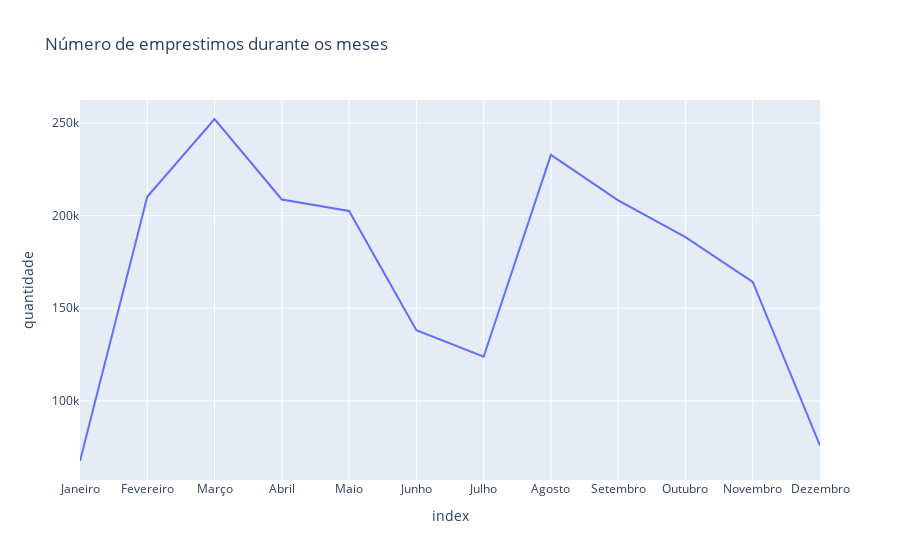

Notebook cell for this chart:
### Code cell
fig = px.line(emprestimos_mensais, x=emprestimos_mensais.index, y='quantidade',
              title='Número de emprestimos durante os meses')

fig.show()

### Figure 1 — Plotly figure (JSON) as saved in the notebook; plotly's stock layout.template omitted (floating-point values rounded to 4 significant figures)
{"data": [{"hovertemplate": "index=%{x}<br>quantidade=%{y}<extra></extra>", "legendgroup": "", "line": {"color": "#636efa", "dash": "solid"}, "marker": {"symbol": "circle"}, "mode": "lines", "name": "", "orientation": "v", "showlegend": false, "type": "scatter", "x": ["Janeiro", "Fevereiro", "Março", "Abril", "Maio", "Junho", "Julho", "Agosto", "Setembro", "Outubro", "Novembro", "Dezembro"], "xaxis": "x", "y": [67514, 210200, 252185, 208725, 202530, 138123, 123790, 232793, 208234, 188410, 164222, 75796], "yaxis": "y"}], "layout": {"legend": {"tracegroupgap": 0}, "title": {"text": "Número de emprestimos durante os meses"}, "xaxis": {"anchor": "y", "domain": [0, 1], "title": {"text": "index"}}, "yaxis": {"anchor": "x", "domain": [0, 1], "title": {"text": "quantidade"}}}}
